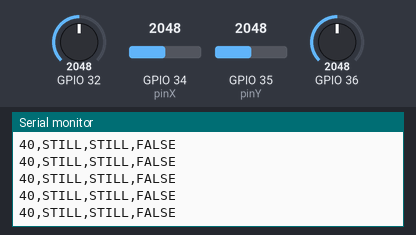
Simulated run of this program. Board: ESP32. Shown: the last lines printed to the serial monitor. Inputs (shaded band) come from the test bench; at power-on: GPIO 34 (pinX) = 2048, GPIO 35 (pinY) = 2048, GPIO 32 = 2048, GPIO 36 = 2048. WiFi joins after 1.5 s; servers stay silent unless stated.

Above: at 2.7 s.
2.8 s: GPIO 34 (pinX) set to 313
4.3 s: GPIO 34 (pinX) set to 287
At 4.33 s:
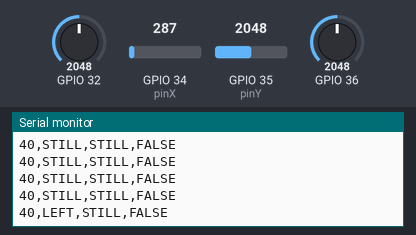
6.2 s: GPIO 35 (pinY) set to 324
At 6.21 s:
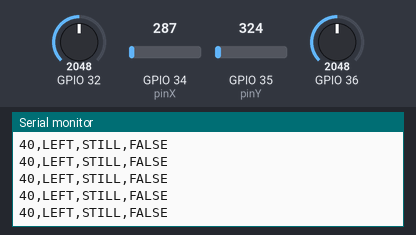
7.7 s: GPIO 35 (pinY) set to 269
At 7.74 s:
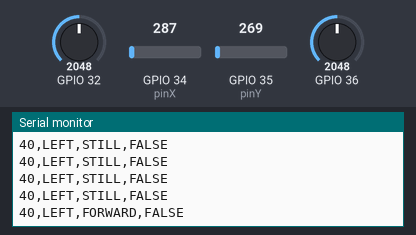
9.6 s: GPIO 32 set to 53
At 9.64 s:
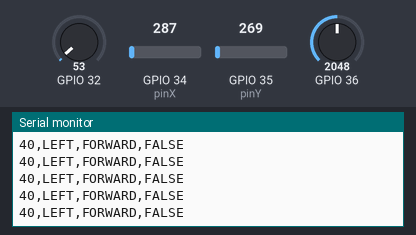
11.1 s: GPIO 32 set to 46
At 11.12 s:
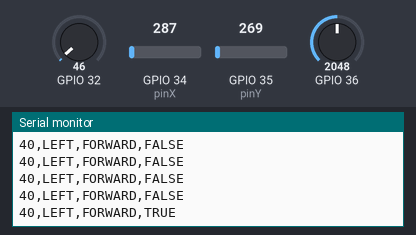

The program:

main.cpp
```cpp
  #include <Arduino.h>
#include "WiFi.h"
#include "AsyncUDP.h"
#include <Target.h>
#include <Potentiometer.h>
#include <Controller.h>
#include <Timer.h>

int pinX = 34;
int pinY = 35;
int prevX;
int prevY;
int tolerance = 20;
Potentiometer potentiometer(36);
Controller controller(34,35,32);
Timer timer(50);


Target drone("Wifiname","Password");

void setup() {
  potentiometer.setSensitivity(50);
  Serial.begin(9600);
  pinMode(pinX, INPUT);
  pinMode(pinY, INPUT);
  pinMode(32, INPUT_PULLUP);
  prevX = analogRead(pinX);
  prevY = analogRead(pinY);

  drone.connect();
}

void loop() {
  if(timer.check()){
    String potRead = (String) potentiometer.readPotentiometer() + ",";
    String contX = (String) controller.xReadController() + ",";
    String contY = (String) controller.yReadController() + ",";
    String butRead = (String) controller.butReadController();
    String result = (String) potRead + contX + contY + butRead;

    Serial.println(result);

    drone.sendCommand(result);
  }
}
```

Controller.h
```cpp
#include <Arduino.h>

class Controller{
    public:
        int xNumber;
        int yNumber;
        int butNumber;
        String xRead;
        String yRead;
        String butRead;
        String xDRead;
        String yDRead;
        String butDRead;

        Controller(int xNumber, int yNumber, int butNumber){
            this->xNumber = xNumber;
            this->yNumber = yNumber;
            this->butNumber = butNumber;
            pinMode(xNumber, INPUT);
            pinMode(yNumber, INPUT);
            pinMode(butNumber, INPUT_PULLUP);
            this->xRead = this->xReadController();
            this->yRead = this->yReadController();
            this->butRead = this->butReadController();
        }
        String xReadController(){
            if (analogRead(xNumber) < 300) xDRead = "LEFT";
            else if(analogRead(xNumber) > 3800) xDRead = "RIGHT";
            else xDRead = "STILL";
            return xDRead;
        }
        String yReadController(){
            if(analogRead(yNumber) < 300) yDRead = "FORWARD";
            else if(analogRead(yNumber) > 3800) yDRead = "BACKWARD";
            else yDRead = "STILL";
            return yDRead;
        }
        String butReadController(){
            if(analogRead(butNumber) < 50) butDRead = "TRUE";
            else butDRead = "FALSE";
            return butDRead;
        }
};
```

Potentiometer.h
```cpp
#include <Arduino.h>

class Potentiometer{
    public:
        int pNumber;
        int lastRead;
        int sensitivity;
        String z;
        String infoMessage = "";
        String warningMessage = "";

        Potentiometer(int pNumber)
        {
            this->pNumber = pNumber;
            pinMode(pNumber, INPUT);
        }

        int readPotentiometer(){
            int heightVal = (analogRead(pNumber) * 60) / 4095;
            return heightVal + 10;
        }

        String altitude(){
            this->lastRead = this->readPotentiometer();
            if (lastRead < readPotentiometer()) z = "UP";
            else if(lastRead > readPotentiometer()) z = "DOWN";
            else z = "STILL";
            return z;
        }

        void setSensitivity(int sensitivity)
        {
            this->sensitivity = sensitivity;
        }
};
```

Target.h
```cpp
#include <Arduino.h>
#include <string.h>
#include <WiFi.h>
#include <AsyncUDP.h>

class Target {
    private:
        String response;
        String ssid;
        String password;
        String droneIp = "10.0.0.4";
    public:
        bool connected;
        String myIp;
        WiFiUDP udpSender;
        const int udpPort = 7007;
        AsyncUDP udp;
        String command;

        Target(String ssid , String password){
            this->ssid = ssid;
            this->password = password;
        }

        void connect(){
            WiFi.mode(WIFI_STA);
            WiFi.begin(this->ssid.c_str(), this->password.c_str());
            if (WiFi.waitForConnectResult() != WL_CONNECTED) {
                Serial.println("WiFi Failed");
                while(1) {
                    delay(1000);
                }
            }
            if(udp.listen(udpPort)) {
                myIp = WiFi.localIP().toString();
                Serial.print("UDP Listening on IP: ");
                Serial.println(WiFi.localIP());

                Serial.println("onPacket");

                udp.onPacket(
                    [this](AsyncUDPPacket packet) -> void
                    {
                        // make a string from the data
                        String s((char*)packet.data());
                        s = s.substring(0, packet.length());
                        s.trim();
                        // send string to method
                        commandResponse(s);
                    }
                );
            }
        }

        void sendCommand(String command) {
            udpSender.beginPacket(droneIp.c_str(), udpPort);
            udpSender.printf(command.c_str());
            udpSender.endPacket();
        }

        void commandResponse(String response)   {
            Serial.print("got following response: ");
            Serial.println(response.c_str());
            Serial.print("message length: ");
            Serial.println(response.length());
        }
};
```

Timer.h
```cpp
#include <Arduino.h>

class Timer {
    public:
        long interval;
        unsigned long currentMillis = millis();
        unsigned long previousMillis = 0;

        Timer(long interval){
            this->interval = interval;
        };

        bool check(){
            currentMillis = millis();
            if(currentMillis - previousMillis > interval){
                previousMillis = currentMillis;
                return true;
            } else {
                return false;
            }
    }
};
```

Measured:
- the behaviour switches between 300 and 299 on GPIO 34 (pinX) (found by bisection; images 0 and 1)
- the behaviour switches between 300 and 299 on GPIO 35 (pinY) (found by bisection; images 2 and 3)
- the behaviour switches between 50 and 49 on GPIO 32 (found by bisection; images 4 and 5)
- after the input at 4.3 s, the serial monitor: prints a new line at once (image 1)
- after the input at 7.7 s, the serial monitor: prints a new line at once (image 3)
- after the input at 11.1 s, the serial monitor: prints a new line at once (image 5)
